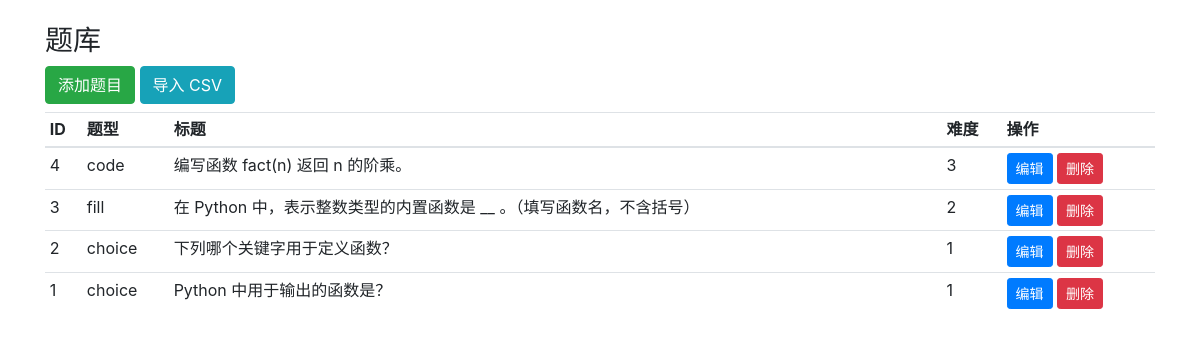
/admin/questions (signed in), run on the app's committed database.
### app/models.py (models this page shows)
class Question(db.Model):
    __tablename__ = 'questions'
    id = db.Column(db.Integer, primary_key=True)
    qtype = db.Column(db.String(20), nullable=False)  # 'choice','fill','code'
    title = db.Column(db.String(2000), nullable=False)
    option_a = db.Column(db.String(1000))
    option_b = db.Column(db.String(1000))
    option_c = db.Column(db.String(1000))
    option_d = db.Column(db.String(1000))
    answer = db.Column(db.Text)  # 存放参考答案或填空答案或代码样例
    difficulty = db.Column(db.Integer, default=1)
    created_at = db.Column(db.DateTime, default=datetime.datetime.utcnow)
    judge_template = db.Column(db.Text)  # 对于 code 题的判题模板（可选）

### app/admin/routes.py (the view)
@admin_bp.route('/questions')
@admin_required
def questions():
    qs = Question.query.order_by(Question.id.desc()).all()
    return render_template('admin/q_list.html', qs=qs)

### app/admin/routes.py (called while the page is built)
def admin_required(f):
    from functools import wraps
    @wraps(f)
    def wrapper(*args, **kwargs):
        uid = session.get('user_id')
        if not uid:
            flash('请先登录', 'warning')
            return redirect(url_for('auth.login'))
        u = User.query.get(uid)
        if not u or not u.is_admin:
            flash('需要管理员权限', 'danger')
            return redirect(url_for('auth.index'))
        return f(*args, **kwargs)
    return wrapper

### app/templates/admin/q_list.html (shortened to what this page needs)
{% extends "base.html" %}
{% block content %}
  <h3>题库</h3>
  <a class="btn btn-success mb-2" href="{{ url_for('admin.question_add') }}">添加题目</a>
  <a class="btn btn-info mb-2" href="{{ url_for('admin.import_csv') }}">导入 CSV</a>
  <table class="table table-sm">
    <thead><tr><th>ID</th><th>题型</th><th>标题</th><th>难度</th><th>操作</th></tr></thead>
    <tbody>
      {% for q in qs %}
      <tr>
        <td>{{ q.id }}</td>
        <td>{{ q.qtype }}</td>
        <td>{{ q.title[:80] }}{% if q.title|length>80 %}...{% endif %}</td>
        <td>{{ q.difficulty }}</td>
        <td>
          <a class="btn btn-sm btn-primary" href="{{ url_for('admin.question_edit', qid=q.id) }}">编辑</a>
          <form style="display:inline" method="post" action="{{ url_for('admin.question_delete', qid=q.id) }}">
            <button class="btn btn-sm btn-danger" type="submit">删除</button>
          </form>
        </td>
      </tr>
      {% endfor %}
    </tbody>
  </table>
{% endblock %}

### app/templates/base.html (shortened to what this page needs)
<!doctype html>
<html lang="zh-CN">
  <head>
    <link rel="stylesheet"
      href="https://cdn.jsdelivr.net/npm/bootstrap@4.6.2/dist/css/bootstrap.min.css">
  </head>
  <body>
    <div class="container mt-4">
      {% block content %}{% endblock %}
    </div>
  </body>
</html>

### data on the page
Question: id "4", qtype "code", title "编写函数 fact(n) 返回 n 的阶乘。", difficulty "3"
Question: id "3", qtype "fill", title "在 Python 中，表示整数类型的内置函数是 __ 。（填写函数名，不含括号）", difficulty "2"
Question: id "2", qtype "choice", title "下列哪个关键字用于定义函数？", difficulty "1"
Question: id "1", qtype "choice", title "Python 中用于输出的函数是？", difficulty "1"
